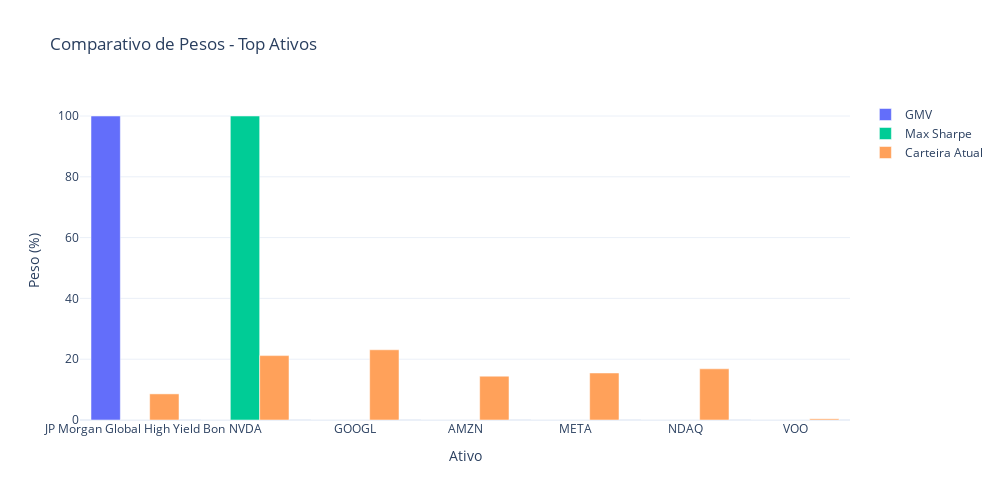

The notebook cell this image was saved under:
### Code cell
# =============================================================================
# GRÁFICO: COMPARATIVO DE PESOS
# =============================================================================

fig_pesos = criar_grafico_barras_pesos(carteiras_especiais, ATIVOS_OTIMIZACAO, top_n=TOP_N_PESOS)
fig_pesos.show()

### Figure 1 — Plotly figure (JSON) as saved in the notebook; plotly's stock layout.template omitted (floating-point values rounded to 4 significant figures)
{"data": [{"marker": {"color": "#636EFA"}, "name": "GMV", "type": "bar", "x": ["JP Morgan Global High Yield Bon", "NVDA", "GOOGL", "AMZN", "META", "NDAQ", "VOO"], "y": [100.0, 8.327e-15, 2.776e-15, 5.204e-16, 3.469e-16, 0.0, 0.0]}, {"marker": {"color": "#00CC96"}, "name": "Max Sharpe", "type": "bar", "x": ["NVDA", "NDAQ", "VOO", "META", "JP Morgan Global High Yield Bon", "AMZN", "GOOGL"], "y": [100.0, 2.22e-14, 1.388e-14, 1.11e-14, 8.327e-15, 5.551e-15, 0.0]}, {"marker": {"color": "#FFA15A"}, "name": "Carteira Atual", "type": "bar", "x": ["GOOGL", "NVDA", "NDAQ", "META", "AMZN", "JP Morgan Global High Yield Bon", "VOO"], "y": [23.1, 21.18, 16.84, 15.47, 14.42, 8.593, 0.3963]}], "layout": {"barmode": "group", "height": 500, "title": {"text": "Comparativo de Pesos - Top Ativos"}, "width": 1000, "xaxis": {"title": {"text": "Ativo"}}, "yaxis": {"title": {"text": "Peso (%)"}}}}
